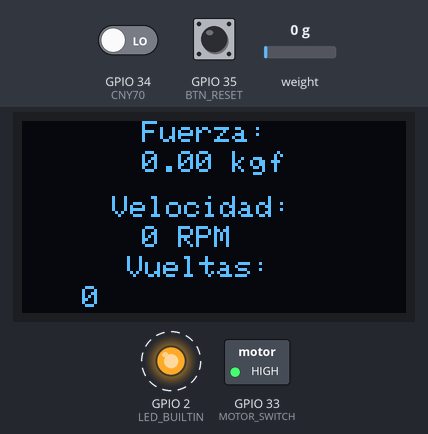
Recording of a sketch running on a simulated ESP32. On the bench: 128×64 one-colour display, switched loads named in the sketch (green lamp = pin HIGH), output pins drawn as LEDs (lit = HIGH). Dashed ring = blinking. The test bench sets the inputs (shaded band); at power-on: weight on the scale 0 g, GPIO 34 (CNY70) LOW, GPIO 35 (BTN_RESET) LOW. WiFi joins after 1.5 s; servers stay silent unless stated; no MQTT or app messages arrive unless stated; what the sketch prints to the serial monitor is not drawn.

Above: at 10.2 s.
10.3 s: weight on the scale set to 100 g
At 11.8 s:
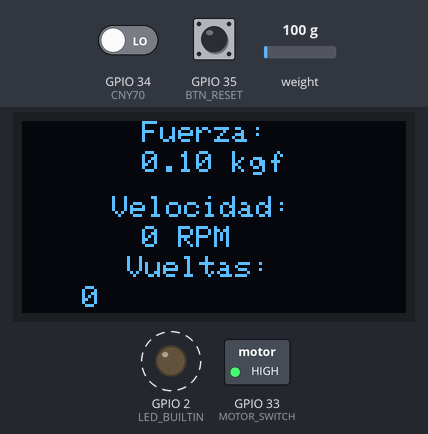
12.5 s: GPIO 34 (CNY70) driven HIGH
At 13.9 s:
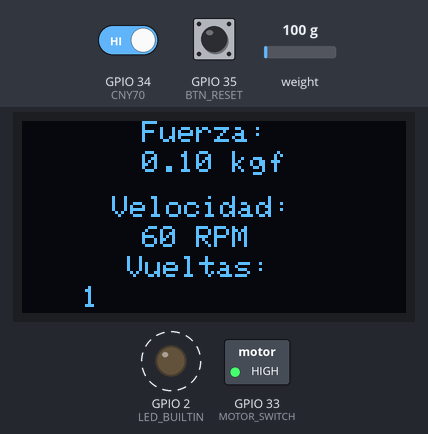
14.3 s: weight on the scale set to 1250 g
At 16.4 s:
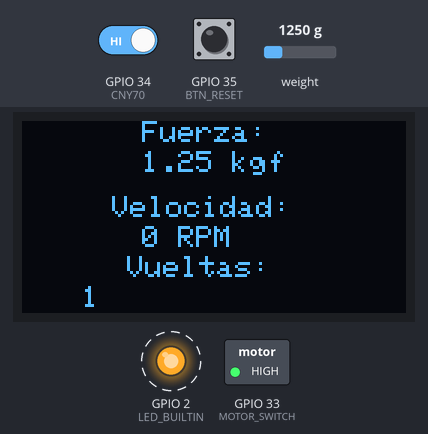
16.5 s: GPIO 35 (BTN_RESET) pulled HIGH for 0.65 s
At 18.4 s:
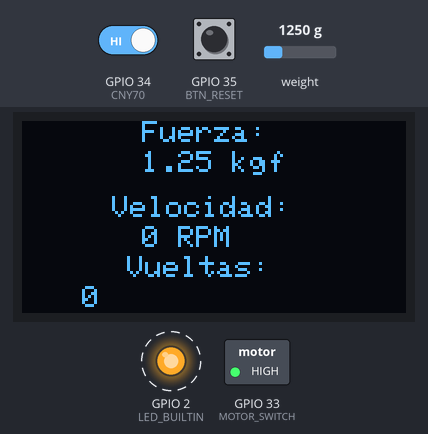
18.6 s: weight on the scale set to 2500 g
At 20.8 s:
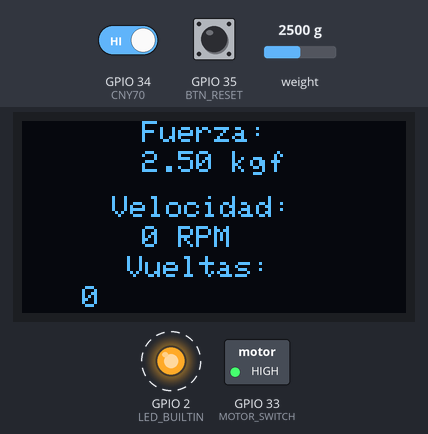
Timing chart, 0 to 22.5 s (numbered marks = the images above; inputs shaded):
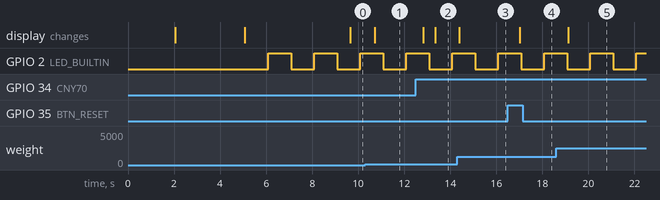

The sketch:

ESP32_Maquina_de_fatiga.ino
```cpp
// (licence header left out)
// Bibliotecas

#include <SPI.h>
#include <Wire.h>
#include <Adafruit_GFX.h>
#include <Adafruit_SSD1306.h>
#include <WiFi.h>
#include "HX711.h"
#include <PubSubClient.h> //Biblioteca para conexion MQTT

//Datos de WiFi
const char* ssid = "IZZI-196B";  // Aquí debes poner el nombre de tu red
const char* password = "A811FC18196B";  // Aquí debes poner la contraseña de tu red
//const char* ssid = "jesusmc";  // Aquí debes poner el nombre de tu red
//const char* password = "chuchinmc";  // Aquí debes poner la contraseña de tu red

//Datos del broker MQTT
const char* mqtt_server = "192.168.0.43"; // Si estas en una red local, coloca la IP asignada, en caso contrario, coloca la IP publica
IPAddress server(192,168,0,43);
//const char* mqtt_server = "192.168.43.111"; // Si estas en una red local, coloca la IP asignada, en caso contrario, coloca la IP publica
//IPAddress server(192,168,43,111);

// Objetos
WiFiClient espClient; // Este objeto maneja los datos de conexion WiFi
PubSubClient client(espClient); // Este objeto maneja los datos de conexion al broker

// Definición del timer
hw_timer_t * timer = NULL;

portMUX_TYPE synch = portMUX_INITIALIZER_UNLOCKED;
portMUX_TYPE timerMux = portMUX_INITIALIZER_UNLOCKED;

// Definición para el OLED Display
// Conexión con el ESP32: GPIO21(SDA), GPIO22(SCL), 3.3V
#define I2C_SDA 21
#define I2C_SCL 22
#define SCREEN_WIDTH 128 // OLED display ancho en pixeles
#define SCREEN_HEIGHT 64 // OLED display alto en pixeles
#define OLED_RESET     -1 // Reset pin # (Usar -1 si se comparte el Reset pin del ESP32)
#define SCREEN_ADDRESS 0x3C // 0x3C para OLED display de 128x64 pixeles
Adafruit_SSD1306 display(SCREEN_WIDTH, SCREEN_HEIGHT, &Wire, OLED_RESET);

#define NUMFLAKES     10 // Número de copos de nieve en la animación de ejemplo

#define LOGO_HEIGHT   16
#define LOGO_WIDTH    16
static const unsigned char PROGMEM logo_bmp[] =
{ 0b00000000, 0b11000000,
  0b00000001, 0b11000000,
  0b00000001, 0b11000000,
  0b00000011, 0b11100000,
  0b11110011, 0b11100000,
  0b11111110, 0b11111000,
  0b01111110, 0b11111111,
  0b00110011, 0b10011111,
  0b00011111, 0b11111100,
  0b00001101, 0b01110000,
  0b00011011, 0b10100000,
  0b00111111, 0b11100000,
  0b00111111, 0b11110000,
  0b01111100, 0b11110000,
  0b01110000, 0b01110000,
  0b00000000, 0b00110000 };

// Led del ESP32
#define LED_BUILTIN 2
volatile int ledState = LOW;

// HX711 CONEXIONES
// Vcc --> 5V
const int LOADCELL_DOUT_PIN = 19;   // GPIO19 ESP32 (SPI MISO)
const int LOADCELL_SCK_PIN = 18;    // GPIO18 ESP32 (SPI SCK)

HX711 scale;
char valor[10];
char valvueltas[10];
float lectura;
float lectura_anterior = 0.0;
volatile int frecuencia;
uint32_t tiempo_i;
uint32_t tiempo_f;
uint32_t vueltas_total;
volatile int8_t bandera = 0;
volatile int8_t estado = 0;

// Definición de pines
#define BTN_RESET 35        // Resetea el ESP32
#define MOTOR_SWITCH 33     // Paro del motor
#define CNY70 34    // Sensor que detecta las vueltas del motor
volatile uint32_t vueltas = 0;
volatile uint32_t vueltast = 0;

// Variables
unsigned long timeNow, timeLast; // Variables de control de tiempo no bloqueante
int dato = 0; // Contador
int wait = 2000;  // Indica la espera cada 5 segundos para envío de mensajes MQTT
char dataString[8]; // Define una arreglo de caracteres para enviarlos por MQTT, especifica la longitud del mensaje en 8 caracteres
String texto;
char datos[80];

void IRAM_ATTR isr() {    // Sensor CNY70 cuentas vueltas
  portENTER_CRITICAL(&synch);
  vueltas ++;
  vueltast ++;
  portEXIT_CRITICAL(&synch);
}

void IRAM_ATTR isr_reset() {  // Poner a cero el no. de vueltas para iniciar prueba
  portENTER_CRITICAL(&synch);
  vueltas = 0;
  vueltast = 0;
  bandera = 0;
  estado = 0;
  portEXIT_CRITICAL(&synch);
}

void IRAM_ATTR onTimer() {
  portENTER_CRITICAL_ISR(&timerMux);
  frecuencia = vueltas;
  vueltas = 0;
  ledState = !ledState;
  digitalWrite(LED_BUILTIN, ledState);
  portEXIT_CRITICAL_ISR(&timerMux);
}

void setup() {
  delay(2000);

  pinMode(LED_BUILTIN, OUTPUT);
  digitalWrite(LED_BUILTIN, ledState);

  pinMode(CNY70, INPUT);
  attachInterrupt(CNY70, isr, RISING); //Detecta blanco

  pinMode(BTN_RESET, INPUT);
  attachInterrupt(BTN_RESET, isr_reset, RISING);

  pinMode(MOTOR_SWITCH, OUTPUT);
  digitalWrite(MOTOR_SWITCH, HIGH);

  // SSD1306_SWITCHCAPVCC = generate display voltage from 3.3V internally
  if(!display.begin(SSD1306_SWITCHCAPVCC, SCREEN_ADDRESS)) {
    //Serial.println(F("SSD1306 allocation failed"));
    for(;;); // Se detiene el programa mediante ciclo infinito
  }

  // Show initial display buffer contents on the screen --
  // the library initializes this with an Adafruit splash screen.
  //display.display();
  //delay(2000);
  // Clear the buffer
  display.clearDisplay();
  display.setTextSize(2);      // Normal 1:2 pixel scale
  display.setCursor(0, 10);
  display.setTextColor(SSD1306_WHITE); // Draw white text
  display.println("Prueba de Fatiga");
  display.display();
  delay(2000);
  display.clearDisplay();

  scale.begin(LOADCELL_DOUT_PIN, LOADCELL_SCK_PIN);

  scale.set_scale(112230.769f);
  scale.tare();   // reset the scale to 0

  display.setTextSize(1);
  display.setTextColor(SSD1306_WHITE);
  display.setCursor(40, 0);
  display.println("Fuerza:");
  display.setCursor(30, 25);
  display.println("Velocidad:");
  display.setCursor(35, 45);
  display.println("Vueltas:");
  display.display();


  timer = timerBegin(0, 40000, true);
  timerAttachInterrupt(timer, &onTimer, true);
  timerAlarmWrite(timer, 2000, true);
  timerAlarmEnable(timer);

  // Iniciar comunicación serial
  Serial.begin (115200);

  Serial.println();
  Serial.println();
  Serial.print("Conectar a ");
  Serial.println(ssid);

  WiFi.begin(ssid, password); // Esta es la función que realiz la conexión a WiFi

  while (WiFi.status() != WL_CONNECTED) { // Este bucle espera a que se realice la conexión
    delay(500); //dado que es de suma importancia esperar a la conexión, debe usarse espera bloqueante
    Serial.print(".");  // Indicador de progreso
  }
  // Cuando se haya logrado la conexión, el programa avanzará, por lo tanto, puede informarse lo siguiente
  Serial.println();
  Serial.println("WiFi conectado");
  Serial.println("Direccion IP: ");
  Serial.println(WiFi.localIP());

  delay (1000); // Esta espera es solo una formalidad antes de iniciar la comunicación con el broker

  // Conexión con el broker MQTT
  client.setServer(mqtt_server, 1883); // Conectarse a la IP del broker en el puerto indicado
  delay(1500);  // Esta espera es preventiva, espera a la conexión para no perder información

  timeLast = millis (); // Inicia el control de tiempo

}

void loop() {

  //Verificar siempre que haya conexión al broker
  if (!client.connected()) {
    reconnect();  // En caso de que no haya conexión, ejecutar la función de reconexión, definida despues del void setup ()
  }// fin del if (!client.connected())
  client.loop(); // Esta función es muy importante, ejecuta de manera no bloqueante las funciones necesarias para la comunicación con el broker

  lectura = scale.get_units(5);

  if ((lectura - lectura_anterior) < -5.0){
    vueltas_total = vueltast;
    digitalWrite(MOTOR_SWITCH, LOW);
    estado = 1;
    display.clearDisplay();
    display.setTextSize(1);
    display.setCursor(10, 10);
    display.println("Prueba Terminada!");
    display.setCursor(10, 30);
    display.println("Total de vueltas:");
    sprintf(valor,"%u", vueltas_total);
    display.setCursor(20, 50);
    display.println(valor);
    display.display();
    texto = "{\"carga\":"+ String(lectura,2)+ ",\"velocidad\":"+ String(frecuencia*60)+ ",\"no_vueltas\":"+ String(vueltas_total)+ ",\"estado\":"+ String(estado)+ "}";
    texto.toCharArray(datos,80);
    client.publish("maquina_fatiga/datos",datos); // Esta es la función que envía los datos por MQTT, especifica el tema y el valor
    bandera = 1;
    while(bandera == 1){
    }
  }
  lectura_anterior = lectura;

  display.fillRect(40,10,60,8,SSD1306_BLACK);
  display.setCursor(40, 10);
  sprintf(valor,"%.2f kgf", lectura);
  display.println(valor);
  display.fillRect(40,35,60,8,SSD1306_BLACK);
  sprintf(valvueltas,"%d RPM", frecuencia*60);
  display.setCursor(40, 35);
  display.println(valvueltas);
  display.fillRect(20,55,90,8,SSD1306_BLACK);
  sprintf(valvueltas,"%d", vueltast);
  display.setCursor(20, 55);
  display.println(valvueltas);
  display.display();

  timeNow = millis(); // Control de tiempo para esperas no bloqueantes
  if (timeNow - timeLast > wait) { // Manda un mensaje por MQTT cada cinco segundos
    timeLast = timeNow; // Actualización de seguimiento de tiempo
    texto = "{\"carga\":"+ String(lectura,2)+ ",\"velocidad\":"+ String(frecuencia*60)+ ",\"no_vueltas\":"+ String(vueltast)+ ",\"estado\":"+ String(estado)+"}";
    texto.toCharArray(datos,80);
    client.publish("maquina_fatiga/datos",datos); // Esta es la función que envía los datos por MQTT, especifica el tema y el valor
  }// fin del if (timeNow - timeLast > wait)

}

// Funciones de usuario

// Función para reconectarse
void reconnect() {
  // Bucle hasta lograr conexión
  while (!client.connected()) { // Pregunta si hay conexión
    Serial.print("Tratando de contectarse...");
    // Intentar reconexión
    if (client.connect("ESP32CAMClient")) { //Pregunta por el resultado del intento de conexión
      Serial.println("Conectado");
    }// fin del  if (client.connect("ESP32CAMClient"))
    else {  //en caso de que la conexión no se logre
      Serial.print("Conexion fallida, Error rc=");
      Serial.print(client.state()); // Muestra el codigo de error
      Serial.println(" Volviendo a intentar en 5 segundos");
      // Espera de 5 segundos bloqueante
      delay(5000);
      Serial.println (client.connected ()); // Muestra estatus de conexión
    }// fin del else
  }// fin del bucle while (!client.connected())
}// fin de void reconnect()
```

Measured:
- after the input at 10.3 s, the display: changes after 0.41 s (image 1)
- after the input at 12.5 s, the display: first changes after 0.32 s (image 2 shows a later state)
- after the input at 14.3 s, the display: changes after 0.09 s (image 3)
- after the input at 16.5 s, the display: changes after 0.52 s (image 4)
- after the input at 18.6 s, the display: changes after 0.53 s (image 5)
- by itself, GPIO 2 (LED_BUILTIN): alternates HIGH for 1.0 s and LOW for 1.0 s
